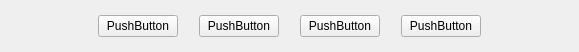
<?xml version="1.0" encoding="UTF-8"?>
<ui version="4.0">
 <class>ButtonGroup</class>
 <widget class="QWidget" name="ButtonGroup">
  <property name="geometry">
   <rect>
    <x>0</x>
    <y>0</y>
    <width>579</width>
    <height>52</height>
   </rect>
  </property>
  <property name="windowTitle">
   <string>Form</string>
  </property>
  <layout class="QHBoxLayout" name="horizontalLayout_5">
   <property name="spacing">
    <number>0</number>
   </property>
   <property name="leftMargin">
    <number>0</number>
   </property>
   <property name="topMargin">
    <number>0</number>
   </property>
   <property name="rightMargin">
    <number>0</number>
   </property>
   <property name="bottomMargin">
    <number>0</number>
   </property>
   <item>
    <widget class="QStackedWidget" name="stackedWidget">
     <property name="currentIndex">
      <number>3</number>
     </property>
     <widget class="QWidget" name="startPage">
      <layout class="QHBoxLayout" name="horizontalLayout">
       <item>
        <spacer name="horizontalSpacer">
         <property name="orientation">
          <enum>Qt::Horizontal</enum>
         </property>
         <property name="sizeHint" stdset="0">
          <size>
           <width>232</width>
           <height>20</height>
          </size>
         </property>
        </spacer>
       </item>
       <item>
        <widget class="MyButton" name="start">
         <property name="text">
          <string>PushButton</string>
         </property>
        </widget>
       </item>
       <item>
        <spacer name="horizontalSpacer_2">
         <property name="orientation">
          <enum>Qt::Horizontal</enum>
         </property>
         <property name="sizeHint" stdset="0">
          <size>
           <width>231</width>
           <height>20</height>
          </size>
         </property>
        </spacer>
       </item>
      </layout>
     </widget>
     <widget class="QWidget" name="playCardPage">
      <layout class="QHBoxLayout" name="horizontalLayout_3">
       <item>
        <spacer name="horizontalSpacer_3">
         <property name="orientation">
          <enum>Qt::Horizontal</enum>
         </property>
         <property name="sizeHint" stdset="0">
          <size>
           <width>232</width>
           <height>20</height>
          </size>
         </property>
        </spacer>
       </item>
       <item>
        <widget class="MyButton" name="playCard">
         <property name="text">
          <string>PushButton</string>
         </property>
        </widget>
       </item>
       <item>
        <spacer name="horizontalSpacer_4">
         <property name="orientation">
          <enum>Qt::Horizontal</enum>
         </property>
         <property name="sizeHint" stdset="0">
          <size>
           <width>231</width>
           <height>20</height>
          </size>
         </property>
        </spacer>
       </item>
      </layout>
     </widget>
     <widget class="QWidget" name="passOrPlayCard">
      <layout class="QHBoxLayout" name="horizontalLayout_4">
       <item>
        <spacer name="horizontalSpacer_5">
         <property name="orientation">
          <enum>Qt::Horizontal</enum>
         </property>
         <property name="sizeHint" stdset="0">
          <size>
           <width>177</width>
           <height>20</height>
          </size>
         </property>
        </spacer>
       </item>
       <item>
        <widget class="MyButton" name="pass">
         <property name="text">
          <string>PushButton</string>
         </property>
        </widget>
       </item>
       <item>
        <spacer name="horizontalSpacer_7">
         <property name="orientation">
          <enum>Qt::Horizontal</enum>
         </property>
         <property name="sizeType">
          <enum>QSizePolicy::Fixed</enum>
         </property>
         <property name="sizeHint" stdset="0">
          <size>
           <width>15</width>
           <height>20</height>
          </size>
         </property>
        </spacer>
       </item>
       <item>
        <widget class="MyButton" name="playCard1">
         <property name="text">
          <string>PushButton</string>
         </property>
        </widget>
       </item>
       <item>
        <spacer name="horizontalSpacer_6">
         <property name="orientation">
          <enum>Qt::Horizontal</enum>
         </property>
         <property name="sizeHint" stdset="0">
          <size>
           <width>176</width>
           <height>20</height>
          </size>
         </property>
        </spacer>
       </item>
      </layout>
     </widget>
     <widget class="QWidget" name="callLordPage">
      <layout class="QHBoxLayout" name="horizontalLayout_2">
       <item>
        <spacer name="horizontalSpacer_8">
         <property name="orientation">
          <enum>Qt::Horizontal</enum>
         </property>
         <property name="sizeHint" stdset="0">
          <size>
           <width>40</width>
           <height>20</height>
          </size>
         </property>
        </spacer>
       </item>
       <item>
        <widget class="MyButton" name="giveup">
         <property name="text">
          <string>PushButton</string>
         </property>
        </widget>
       </item>
       <item>
        <spacer name="horizontalSpacer_9">
         <property name="orientation">
          <enum>Qt::Horizontal</enum>
         </property>
         <property name="sizeType">
          <enum>QSizePolicy::Fixed</enum>
         </property>
         <property name="sizeHint" stdset="0">
          <size>
           <width>15</width>
           <height>20</height>
          </size>
         </property>
        </spacer>
       </item>
       <item>
        <widget class="MyButton" name="oneScore">
         <property name="text">
          <string>PushButton</string>
         </property>
        </widget>
       </item>
       <item>
        <spacer name="horizontalSpacer_10">
         <property name="orientation">
          <enum>Qt::Horizontal</enum>
         </property>
         <property name="sizeType">
          <enum>QSizePolicy::Fixed</enum>
         </property>
         <property name="sizeHint" stdset="0">
          <size>
           <width>15</width>
           <height>20</height>
          </size>
         </property>
        </spacer>
       </item>
       <item>
        <widget class="MyButton" name="twoScore">
         <property name="text">
          <string>PushButton</string>
         </property>
        </widget>
       </item>
       <item>
        <spacer name="horizontalSpacer_11">
         <property name="orientation">
          <enum>Qt::Horizontal</enum>
         </property>
         <property name="sizeType">
          <enum>QSizePolicy::Fixed</enum>
         </property>
         <property name="sizeHint" stdset="0">
          <size>
           <width>15</width>
           <height>20</height>
          </size>
         </property>
        </spacer>
       </item>
       <item>
        <widget class="MyButton" name="threeScore">
         <property name="text">
          <string>PushButton</string>
         </property>
        </widget>
       </item>
       <item>
        <spacer name="horizontalSpacer_12">
         <property name="orientation">
          <enum>Qt::Horizontal</enum>
         </property>
         <property name="sizeHint" stdset="0">
          <size>
           <width>40</width>
           <height>20</height>
          </size>
         </property>
        </spacer>
       </item>
      </layout>
     </widget>
     <widget class="QWidget" name="nullPage"/>
    </widget>
   </item>
  </layout>
 </widget>
 <customwidgets>
  <customwidget>
   <class>MyButton</class>
   <extends>QPushButton</extends>
   <header>mybutton.h</header>
  </customwidget>
 </customwidgets>
 <resources/>
 <connections/>
</ui>
